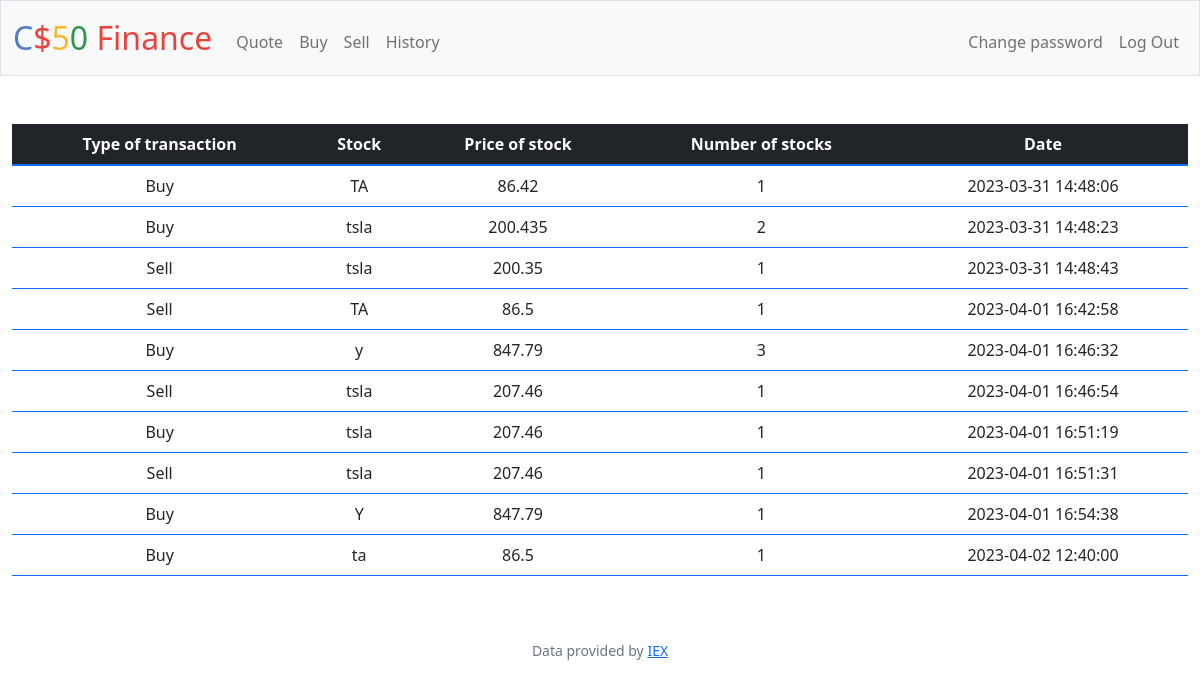
Screenshot of /history (signed in) with the database file from the repository.
### tables this page shows
CREATE TABLE history (username TEXT NOT NULL, share TEXT NOT NULL, price NUMERIC NOT NULL, number_shares INTEGER NOT NULL, date DATE, type_of_transaction TEXT NOT NULL);

### app.py (the view)
@app.route("/history")
@login_required
def history():
    if request.method == "GET":
        stocks = db.execute("SELECT share, price, number_shares, date, type_of_transaction FROM history WHERE username = (SELECT username FROM users WHERE id = ?)", session["user_id"])
        return render_template("history.html", stocks=stocks)
    else:
        return redirect("/")

### app.py (called while the page is built)
@app.after_request
def after_request(response):
    response.headers["Cache-Control"] = "no-cache, no-store, must-revalidate"
    response.headers["Expires"] = 0
    response.headers["Pragma"] = "no-cache"
    return response

### helpers.py (called while the page is built)
def login_required(f):
    @wraps(f)
    def decorated_function(*args, **kwargs):
        if session.get("user_id") is None:
            return redirect("/login")
        return f(*args, **kwargs)
    return decorated_function

### templates/history.html (shortened to what this page needs)
{% extends "layout.html" %}
{% block main %}
    <form action="/" method="get">
        <table class="table">
            <thead class="table-dark">
                <tr>
                    <th>Type of transaction</th>
                    <th>Stock</th>
                    <th>Price of stock</th>
                    <th>Number of stocks</th>
                    <th>Date</th>
                </tr>
            </thead>
            <tbody class="table-bordered border-primary">
                {% for stock in stocks %}
                    <tr>
                        <td>{{ stock["type_of_transaction"] }}</td>
                        <td>{{ stock["share"] }}</td>
                        <td>{{ stock["price"] }}</td>
                        <td>{{ stock["number_shares"] }}</td>
                        <td>{{ stock["date"] }}</td>
                    </tr>
                {% endfor %}
            </tbody>
        </table>
    </form>
{% endblock %}

### templates/layout.html (shortened to what this page needs)
<!DOCTYPE html>
<html lang="en">
    <head>
        <link href="https://cdn.jsdelivr.net/npm/bootstrap@5.1.3/dist/css/bootstrap.min.css" rel="stylesheet">
        <link href="/static/styles.css" rel="stylesheet">
    </head>
    <body>
        <nav class="bg-light border navbar navbar-expand-md navbar-light">
            <div class="container-fluid">
                <a class="navbar-brand" href="/"><span class="blue">C</span><span class="red">$</span><span class="yellow">5</span><span class="green">0</span> <span class="red">Finance</span></a>
                <div class="collapse navbar-collapse" id="navbar">
                    {% if session["user_id"] %}
                        <ul class="navbar-nav me-auto mt-2">
                            <li class="nav-item"><a class="nav-link" href="/quote">Quote</a></li>
                            <li class="nav-item"><a class="nav-link" href="/buy">Buy</a></li>
                            <li class="nav-item"><a class="nav-link" href="/sell">Sell</a></li>
                            <li class="nav-item"><a class="nav-link" href="/history">History</a></li>
                        </ul>
                        <ul class="navbar-nav ms-auto mt-2">
                            <li class="nav-item"><a class="nav-link" href="/change">Change password</a></li>
                            <li class="nav-item"><a class="nav-link" href="/logout">Log Out</a></li>
                        </ul>
                    {% else %}
                        <ul class="navbar-nav ms-auto mt-2">
                            <li class="nav-item"><a class="nav-link" href="/register">Register</a></li>
                            <li class="nav-item"><a class="nav-link" href="/login">Log In</a></li>
                        </ul>
                    {% endif %}
                </div>
            </div>
        </nav>
        <main class="container-fluid py-5 text-center">
            {% block main %}{% endblock %}
        </main>
        <footer class="mb-5 small text-center text-muted">
            Data provided by <a href="https://iexcloud.io/">IEX</a>
        </footer>
    </body>
</html>

### static/styles.css (style rules this page uses)
nav .navbar-brand { font-size: xx-large; }
nav .navbar-brand .blue { color: #537fbe; }
nav .navbar-brand .red { color: #ea433b; }
nav .navbar-brand .yellow { color: #f5b82e; }
nav .navbar-brand .green { color: #2e944b; }

### rows the page displays
history: type_of_transaction "Buy", share "TA", price "86.42", number_shares "1", date "2023-03-31 14:48:06"
history: type_of_transaction "Buy", share "tsla", price "200.435", number_shares "2", date "2023-03-31 14:48:23"
history: type_of_transaction "Sell", share "tsla", price "200.35", number_shares "1", date "2023-03-31 14:48:43"
history: type_of_transaction "Sell", share "TA", price "86.5", number_shares "1", date "2023-04-01 16:42:58"
history: type_of_transaction "Buy", share "y", price "847.79", number_shares "3", date "2023-04-01 16:46:32"
history: type_of_transaction "Sell", share "tsla", price "207.46", number_shares "1", date "2023-04-01 16:46:54"
history: type_of_transaction "Buy", share "tsla", price "207.46", number_shares "1", date "2023-04-01 16:51:19"
history: type_of_transaction "Sell", share "tsla", price "207.46", number_shares "1", date "2023-04-01 16:51:31"
history: type_of_transaction "Buy", share "Y", price "847.79", number_shares "1", date "2023-04-01 16:54:38"
history: type_of_transaction "Buy", share "ta", price "86.5", number_shares "1", date "2023-04-02 12:40:00"
